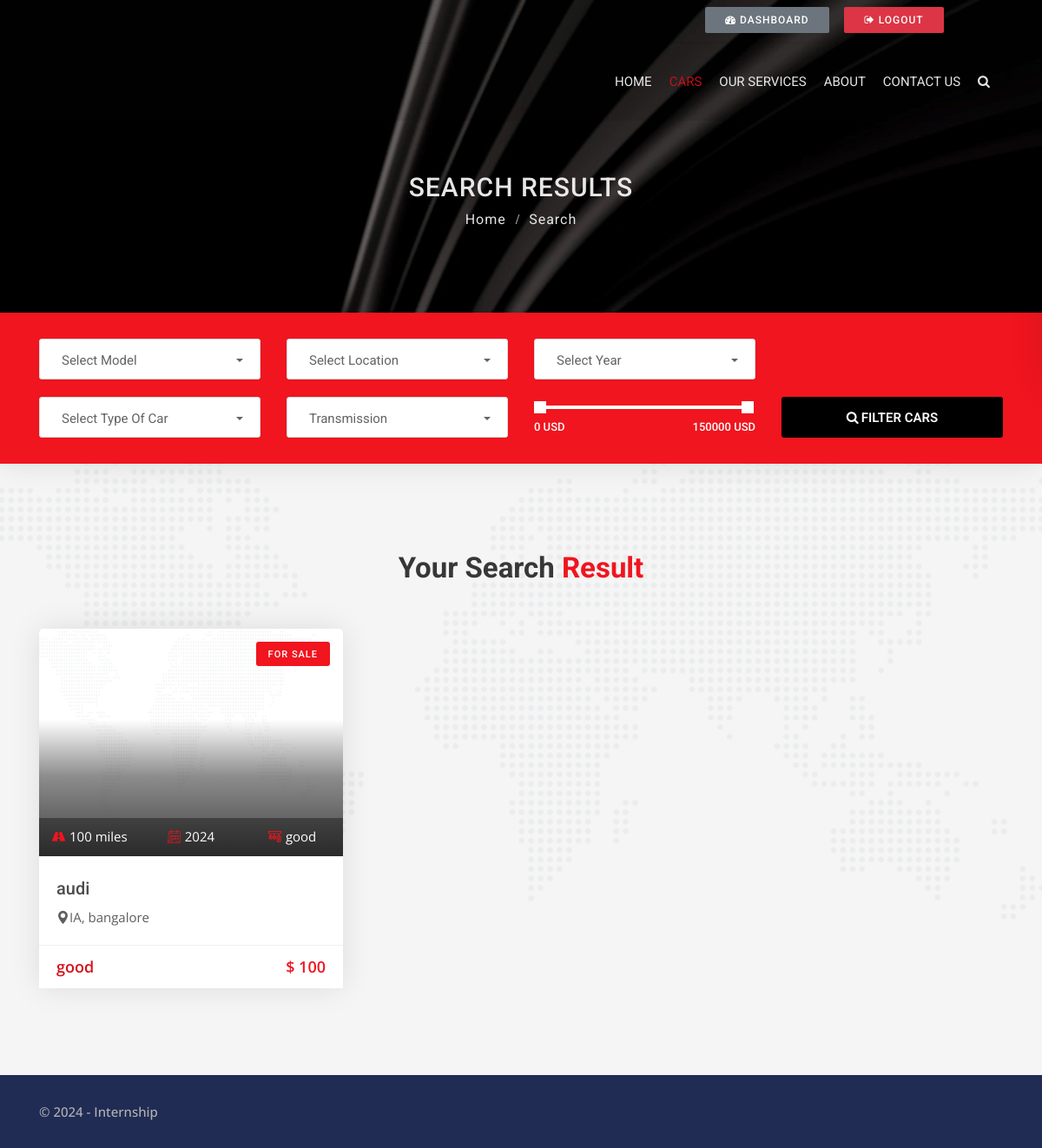
The app's page /cars/search (signed in) with its own data.
### cars/models.py (models this page shows, shortened)
class Car(models.Model):
    state_choice = (
        ('AL', 'Alabama'),
        ('AK', 'Alaska'),
        ('AZ', 'Arizona'),
        ('AR', 'Arkansas'),
        ('CA', 'California'),
        ('CO', 'Colorado'),
        ('CT', 'Connecticut'),
        ('DE', 'Delaware'),
        ('DC', 'District Of Columbia'),
        ('FL', 'Florida'),
        ('GA', 'Georgia'),
        ('HI', 'Hawaii'),
        ('ID', 'Idaho'),
        ('IL', 'Illinois'),
        ('IN', 'Indiana'),
        ('IA', 'Iowa'),
        ('KS', 'Kansas'),
        ('KY', 'Kentucky'),
        ('LA', 'Louisiana'),
        ('ME', 'Maine'),
        ('MD', 'Maryland'),
        ('MA', 'Massachusetts'),
        ('MI', 'Michigan'),
        ('MN', 'Minnesota'),
        ('MS', 'Mississippi'),
        ('MO', 'Missouri'),
        ('MT', 'Montana'),
        ('NE', 'Nebraska'),
        ('NV', 'Nevada'),
        ('NH', 'New Hampshire'),
        ('NJ', 'New Jersey'),
        ('NM', 'New Mexico'),
        ('NY', 'New York'),
        ('NC', 'North Carolina'),
        ('ND', 'North Dakota'),
        ('OH', 'Ohio'),
        ('OK', 'Oklahoma'),
        ('OR', 'Oregon'),
        ('PA', 'Pennsylvania'),
        ('RI', 'Rhode Island'),
        ('SC', 'South Carolina'),
        ('SD', 'South Dakota'),
        ('TN', 'Tennessee'),
        ('TX', 'Texas'),
        ('UT', 'Utah'),
        ('VT', 'Vermont'),
        ('VA', 'Virginia'),
        ('WA', 'Washington'),
        ('WV', 'West Virginia'),
        ('WI', 'Wisconsin'),
        ('WY', 'Wyoming'),
    )
    year_choice = []
    for r in range(2000, (datetime.now().year+1)):
        year_choice.append((r,r))
    features_choices = (
        ('Cruise Control', 'Cruise Control'),
        ('Audio Interface', 'Audio Interface'),
        ('Airbags', 'Airbags'),
        ('Air Conditioning', 'Air Conditioning'),
        ('Seat Heating', 'Seat Heating'),
        ('Alarm System', 'Alarm System'),
        ('ParkAssist', 'ParkAssist'),
        ('Power Steering', 'Power Steering'),
        ('Reversing Camera', 'Reversing Camera'),
        ('Direct Fuel Injection', 'Direct Fuel Injection'),
        ('Auto Start/Stop', 'Auto Start/Stop'),
        ('Wind Deflector', 'Wind Deflector'),
        ('Bluetooth Handset', 'Bluetooth Handset'),
    )
    door_choices = (
        ('2', '2'),
        ('3', '3'),
        ('4', '4'),
        ('5', '5'),
        ('6', '6'),
    )
    car_title = models.CharField(max_length=255)
    state = models.CharField(choices=state_choice, max_length=100)
    city = models.CharField(max_length=100)
    color = models.CharField(max_length=100)
    model = models.CharField(max_length=100)
    year = models.IntegerField(('year'), choices=year_choice)
    condition = models.CharField(max_length=100)
    price = models.IntegerField()
    description = RichTextField()
    car_photo = models.ImageField(upload_to='photos/%Y/%m/%d/')
    car_photo_1 = models.ImageField(upload_to='photos/%Y/%m/%d/', blank=True)
    car_photo_2 = models.ImageField(upload_to='photos/%Y/%m/%d/', blank=True)
    car_photo_3 = models.ImageField(upload_to='photos/%Y/%m/%d/', blank=True)
    car_photo_4 = models.ImageField(upload_to='photos/%Y/%m/%d/', blank=True)
    features = MultiSelectField(choices=features_choices)
    body_style = models.CharField(max_length=100)
    engine = models.CharField(max_length=100)
    transmission = models.CharField(max_length=100)
    interior = models.CharField(max_length=100)
    miles = models.IntegerField()
    doors = models.CharField(choices=door_choices, max_length=10)
    passengers = models.IntegerField()
    vin_no = models.CharField(max_length=100)
    milage = models.IntegerField()
    fuel_type = models.CharField(max_length=50)
    no_of_owners = models.CharField(max_length=100)
    is_featured = models.BooleanField(default=False)
    created_date = models.DateTimeField(default=datetime.now, blank=True)

### cars/views.py (the view)
# urls.py: path('search', views.search, name='search'),
def search(request):
    cars = Car.objects.order_by('-created_date')
    model_search = Car.objects.values_list('model', flat=True).distinct()
    city_search = Car.objects.values_list('city', flat=True).distinct()
    year_search = Car.objects.values_list('year', flat=True).distinct()
    body_style_search = Car.objects.values_list('body_style', flat=True).distinct()
    transmission_search = Car.objects.values_list('transmission', flat=True).distinct()
    if 'keyword' in request.GET:
        keyword = request.GET['keyword']
        if keyword:
            cars = cars.filter(description__icontains=keyword)
    if 'model' in request.GET:
        model = request.GET['model']
        if model:
            cars = cars.filter(model__iexact=model)
    if 'city' in request.GET:
        city = request.GET['city']
        if city:
            cars = cars.filter(city__iexact=city)
    if 'year' in request.GET:
        year = request.GET['year']
        if year:
            cars = cars.filter(year__iexact=year)
    if 'body_style' in request.GET:
        body_style = request.GET['body_style']
        if body_style:
            cars = cars.filter(body_style__iexact=body_style)
    if 'min_price' in request.GET:
        min_price = request.GET['min_price']
        max_price = request.GET['max_price']
        if max_price:
            cars = cars.filter(price__gte=min_price, price__lte=max_price)
    data = {
        'cars': cars,
        'model_search': model_search,
        'city_search': city_search,
        'year_search': year_search,
        'body_style_search': body_style_search,
        'transmission_search': transmission_search,
    }
    return render(request, 'cars/search.html', data)

### templates/cars/search.html (shortened to what this page needs)
{% extends 'base.html' %}
{% block content %}
{% load humanize %}
<div class="sub-banner overview-bgi">
    <div class="container breadcrumb-area">
        <div class="breadcrumb-areas">
            <h1>Search Results</h1>
            <ul class="breadcrumbs">
                <li><a href="index.html">Home</a></li>
                <li class="active">Search</li>
            </ul>
        </div>
    </div>
</div>
<div class="search-box-3 sb-7 bg-active">
    <div class="container">
        <div class="search-area-inner">
            <div class="search-contents">
                <form method="GET" action="{% url 'search' %}">
                    <div class="row">
                        <div class="col-lg-3 col-md-6 col-sm-6 col-6">
                            <div class="form-group">
                                <select class="selectpicker search-fields" name="model">
                                    <option selected='selected' disabled='disabled'>Select Model</option>
                                </select>
                            </div>
                        </div>
                        <div class="col-lg-3 col-md-6 col-sm-6 col-6">
                            <div class="form-group">
                                <select class="selectpicker search-fields" name="city">
                                    <option selected='selected' disabled='disabled'>Select Location</option>
                                </select>
                            </div>
                        </div>
                        <div class="col-lg-3 col-md-6 col-sm-6 col-6">
                            <div class="form-group">
                                <select class="selectpicker search-fields" name="year">
                                    <option selected='selected' disabled='disabled'>Select Year</option>
                                </select>
                            </div>
                        </div>
                    </div>
                    <div class="row">
                        <div class="col-lg-3 col-md-6 col-sm-6 col-6">
                            <div class="form-group">
                                <select class="selectpicker search-fields" name="body_style">
                                    <option selected='selected' disabled='disabled'>Select Type Of Car</option>
                                </select>
                            </div>
                        </div>
                        <div class="col-lg-3 col-md-6 col-sm-6 col-6">
                            <div class="form-group">
                                <select class="selectpicker search-fields" name="transmission">
                                    <option selected='selected' disabled='disabled'>Transmission</option>
                                </select>
                            </div>
                        </div>
                        <div class="col-lg-3 col-md-6 col-sm-6 col-6">
                            <div class="form-group">
                                <div class="range-slider">
                                    <div data-min="0" data-max="150000" data-unit="USD" data-min-name="min_price" data-max-name="max_price" class="range-slider-ui ui-slider" aria-disabled="false"></div>
                                </div>
                            </div>
                        </div>
                        <div class="col-lg-3 col-md-6 col-sm-6 col-6">
                            <div class="form-group">
                                <button class="btn btn-block button-theme btn-md">
                                    <i class="fa fa-search"></i>Filter Cars
                                </button>
                            </div>
                        </div>
                    </div>
                </form>
            </div>
        </div>
    </div>
</div>
<div class="featured-car content-area">
    <div class="container">
        <div class="main-title">
            <h1>Your Search <span>Result</span></h1>
        </div>
        <div class="row">
          {% for car in cars %}
            <div class="col-lg-4 col-md-6">
                <div class="car-box">
                    <div class="car-thumbnail">
                        <a href="{% url 'car_detail' car.id %}" class="car-img">
                            <div class="tag">For Sale</div>
                            <img class="d-block w-100" src="{{car.car_photo.url}}" alt="car" style="min-height: 262px; max-height: 262px;">
                            <div class="facilities-list clearfix">
                                <ul>
                                    <li>
                                        <span><i class="flaticon-way"></i></span>{{car.miles | intcomma}} miles
                                    </li>
                                    <li>
                                        <span><i class="flaticon-calendar-1"></i></span>{{car.year}}
                                    </li>
                                    <li>
                                        <span><i class="flaticon-manual-transmission"></i></span>{{car.transmission}}
                                    </li>
                                </ul>
                            </div>
                        </a>
                    </div>
                    <div class="detail">
                        <h1 class="title">
                            <a href="{% url 'car_detail' car.id %}">{{car.car_title}}</a>
                        </h1>
                        <div class="location">
                            <a href="{% url 'car_detail' car.id %}">
                                <i class="flaticon-pin"></i>{{car.state}}, {{car.city}}
                            </a>
                        </div>
                    </div>
                    <div class="footer clearfix">
                        <div class="pull-left ratings days">
                            <p class="cartype">{{car.body_style}}</p>
                        </div>
                        <div class="pull-right">
                            <p class="price">$ {{car.price | intcomma}}</p>
                        </div>
                    </div>
                </div>
            </div>
          {% endfor %}
        </div>
    </div>
</div>
{% endblock %}

### cardealer/static/css/skins/red.css (style rules this page uses)
.button-theme { background:#f0151f; }
.car-box .facilities-list li span i { color: #f0151f; }
.main-title h1 span { color:#f0151f; }
.tag { background:#f0151f; }
.car-box .footer .price { color:#f0151f; }
.bg-active { background: #f0151f; color: #fff!important; }

### records on screen
Car: car_photo (picture), miles "100", year "2024", transmission "good", car_title "audi", state "IA", city "bangalore", body_style "good", price "100"
